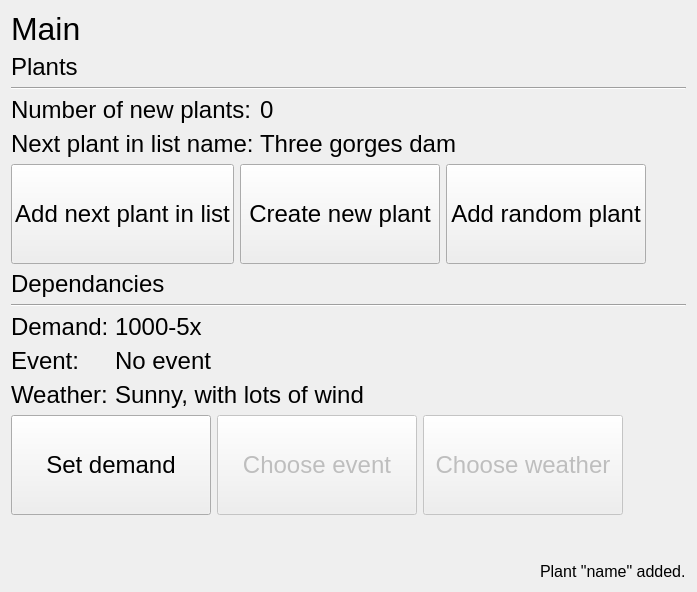
            <widget class="QWidget" name="page_main">
             <layout class="QVBoxLayout" name="verticalLayout_12">
              <item>
               <widget class="QLabel" name="label_7">
                <property name="maximumSize">
                 <size>
                  <width>16777215</width>
                  <height>50</height>
                 </size>
                </property>
                <property name="font">
                 <font>
                  <pointsize>24</pointsize>
                 </font>
                </property>
                <property name="text">
                 <string>Main</string>
                </property>
               </widget>
              </item>
              <item>
               <widget class="QLabel" name="label_12">
                <property name="font">
                 <font>
                  <pointsize>18</pointsize>
                 </font>
                </property>
                <property name="text">
                 <string>Plants</string>
                </property>
               </widget>
              </item>
              <item>
               <widget class="Line" name="line_13">
                <property name="orientation">
                 <enum>Qt::Horizontal</enum>
                </property>
               </widget>
              </item>
              <item>
               <layout class="QFormLayout" name="formLayout_4">
                <property name="topMargin">
                 <number>0</number>
                </property>
                <item row="1" column="0">
                 <widget class="QLabel" name="label_16">
                  <property name="font">
                   <font>
                    <pointsize>18</pointsize>
                   </font>
                  </property>
                  <property name="text">
                   <string>Next plant in list name:</string>
                  </property>
                 </widget>
                </item>
                <item row="0" column="0">
                 <widget class="QLabel" name="label_22">
                  <property name="font">
                   <font>
                    <pointsize>18</pointsize>
                   </font>
                  </property>
                  <property name="text">
                   <string>Number of new plants:</string>
                  </property>
                 </widget>
                </item>
                <item row="0" column="1">
                 <widget class="QLabel" name="main_label_number_new_plants">
                  <property name="font">
                   <font>
                    <pointsize>18</pointsize>
                   </font>
                  </property>
                  <property name="text">
                   <string>0</string>
                  </property>
                 </widget>
                </item>
                <item row="1" column="1">
                 <widget class="QLabel" name="main_label_next_plant_name">
                  <property name="font">
                   <font>
                    <pointsize>18</pointsize>
                   </font>
                  </property>
                  <property name="text">
                   <string>Three gorges dam</string>
                  </property>
                 </widget>
                </item>
               </layout>
              </item>
              <item>
               <layout class="QHBoxLayout" name="horizontalLayout_7">
                <item alignment="Qt::AlignLeft">
                 <widget class="QPushButton" name="main_button_add_plant">
                  <property name="minimumSize">
                   <size>
                    <width>200</width>
                    <height>100</height>
                   </size>
                  </property>
                  <property name="maximumSize">
                   <size>
                    <width>300</width>
                    <height>100</height>
                   </size>
                  </property>
                  <property name="font">
                   <font>
                    <pointsize>18</pointsize>
                   </font>
                  </property>
                  <property name="text">
                   <string>Add next plant in list</string>
                  </property>
                 </widget>
                </item>
                <item alignment="Qt::AlignLeft">
                 <widget class="QPushButton" name="main_button_create_plant">
                  <property name="minimumSize">
                   <size>
                    <width>200</width>
                    <height>100</height>
                   </size>
                  </property>
                  <property name="maximumSize">
                   <size>
                    <width>300</width>
                    <height>100</height>
                   </size>
                  </property>
                  <property name="font">
                   <font>
                    <pointsize>18</pointsize>
                   </font>
                  </property>
                  <property name="text">
                   <string>Create new plant</string>
                  </property>
                 </widget>
                </item>
                <item alignment="Qt::AlignLeft">
                 <widget class="QPushButton" name="main_button_random_plant">
                  <property name="minimumSize">
                   <size>
                    <width>200</width>
                    <height>100</height>
                   </size>
                  </property>
                  <property name="maximumSize">
                   <size>
                    <width>300</width>
                    <height>100</height>
                   </size>
                  </property>
                  <property name="font">
                   <font>
                    <pointsize>18</pointsize>
                   </font>
                  </property>
                  <property name="text">
                   <string>Add random plant</string>
                  </property>
                 </widget>
                </item>
                <item>
                 <spacer name="horizontalSpacer_6">
                  <property name="orientation">
                   <enum>Qt::Horizontal</enum>
                  </property>
                  <property name="sizeHint" stdset="0">
                   <size>
                    <width>40</width>
                    <height>20</height>
                   </size>
                  </property>
                 </spacer>
                </item>
               </layout>
              </item>
              <item>
               <widget class="QLabel" name="label_13">
                <property name="font">
                 <font>
                  <pointsize>18</pointsize>
                 </font>
                </property>
                <property name="text">
                 <string>Dependancies</string>
                </property>
               </widget>
              </item>
              <item>
               <widget class="Line" name="line_14">
                <property name="orientation">
                 <enum>Qt::Horizontal</enum>
                </property>
               </widget>
              </item>
              <item>
               <layout class="QFormLayout" name="formLayout_5">
                <property name="topMargin">
                 <number>0</number>
                </property>
                <item row="0" column="0">
                 <widget class="QLabel" name="label_25">
                  <property name="font">
                   <font>
                    <pointsize>18</pointsize>
                   </font>
                  </property>
                  <property name="text">
                   <string>Demand:</string>
                  </property>
                 </widget>
                </item>
                <item row="0" column="1">
                 <widget class="QLabel" name="main_label_demand">
                  <property name="font">
                   <font>
                    <pointsize>18</pointsize>
                   </font>
                  </property>
                  <property name="text">
                   <string>1000-5x</string>
                  </property>
                 </widget>
                </item>
                <item row="1" column="0">
                 <widget class="QLabel" name="label_27">
                  <property name="font">
                   <font>
                    <pointsize>18</pointsize>
                   </font>
                  </property>
                  <property name="text">
                   <string>Event:</string>
                  </property>
                 </widget>
                </item>
                <item row="1" column="1">
                 <widget class="QLabel" name="label_28">
                  <property name="font">
                   <font>
                    <pointsize>18</pointsize>
                   </font>
                  </property>
                  <property name="text">
                   <string>No event</string>
                  </property>
                 </widget>
                </item>
                <item row="2" column="0">
                 <widget class="QLabel" name="label_29">
                  <property name="font">
                   <font>
                    <pointsize>18</pointsize>
                   </font>
                  </property>
                  <property name="text">
                   <string>Weather:</string>
                  </property>
                 </widget>
                </item>
                <item row="2" column="1">
                 <widget class="QLabel" name="label_30">
                  <property name="font">
                   <font>
                    <pointsize>18</pointsize>
                   </font>
                  </property>
                  <property name="text">
                   <string>Sunny, with lots of wind</string>
                  </property>
                 </widget>
                </item>
               </layout>
              </item>
              <item>
               <layout class="QHBoxLayout" name="horizontalLayout_9">
                <item>
                 <widget class="QPushButton" name="main_button_set_demand">
                  <property name="minimumSize">
                   <size>
                    <width>200</width>
                    <height>100</height>
                   </size>
                  </property>
                  <property name="maximumSize">
                   <size>
                    <width>300</width>
                    <height>100</height>
                   </size>
                  </property>
                  <property name="font">
                   <font>
                    <pointsize>18</pointsize>
                   </font>
                  </property>
                  <property name="text">
                   <string>Set demand</string>
                  </property>
                 </widget>
                </item>
                <item alignment="Qt::AlignLeft">
                 <widget class="QPushButton" name="main_button_choose_event">
                  <property name="enabled">
                   <bool>false</bool>
                  </property>
                  <property name="minimumSize">
                   <size>
                    <width>200</width>
                    <height>100</height>
                   </size>
                  </property>
                  <property name="maximumSize">
                   <size>
                    <width>300</width>
                    <height>100</height>
                   </size>
                  </property>
                  <property name="font">
                   <font>
                    <pointsize>18</pointsize>
                   </font>
                  </property>
                  <property name="text">
                   <string>Choose event</string>
                  </property>
                 </widget>
                </item>
                <item alignment="Qt::AlignLeft">
                 <widget class="QPushButton" name="main_button_choose_weather">
                  <property name="enabled">
                   <bool>false</bool>
                  </property>
                  <property name="minimumSize">
                   <size>
                    <width>200</width>
                    <height>100</height>
                   </size>
                  </property>
                  <property name="maximumSize">
                   <size>
                    <width>300</width>
                    <height>100</height>
                   </size>
                  </property>
                  <property name="font">
                   <font>
                    <pointsize>18</pointsize>
                   </font>
                  </property>
                  <property name="text">
                   <string>Choose weather</string>
                  </property>
                 </widget>
                </item>
                <item>
                 <spacer name="horizontalSpacer_7">
                  <property name="orientation">
                   <enum>Qt::Horizontal</enum>
                  </property>
                  <property name="sizeHint" stdset="0">
                   <size>
                    <width>40</width>
                    <height>20</height>
                   </size>
                  </property>
                 </spacer>
                </item>
               </layout>
              </item>
              <item>
               <spacer name="verticalSpacer_6">
                <property name="orientation">
                 <enum>Qt::Vertical</enum>
                </property>
                <property name="sizeHint" stdset="0">
                 <size>
                  <width>20</width>
                  <height>40</height>
                 </size>
                </property>
               </spacer>
              </item>
              <item>
               <layout class="QHBoxLayout" name="horizontalLayout_13">
                <property name="topMargin">
                 <number>0</number>
                </property>
                <item>
                 <spacer name="horizontalSpacer_10">
                  <property name="orientation">
                   <enum>Qt::Horizontal</enum>
                  </property>
                  <property name="sizeHint" stdset="0">
                   <size>
                    <width>40</width>
                    <height>20</height>
                   </size>
                  </property>
                 </spacer>
                </item>
                <item>
                 <widget class="QLabel" name="main_label_warning">
                  <property name="font">
                   <font>
                    <pointsize>12</pointsize>
                   </font>
                  </property>
                  <property name="text">
                   <string>Plant &quot;name&quot; added.</string>
                  </property>
                 </widget>
                </item>
               </layout>
              </item>
             </layout>
            </widget>
